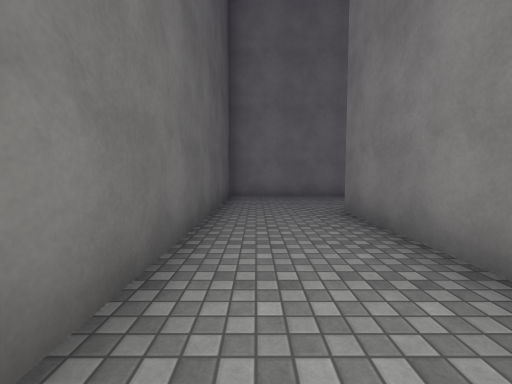
view 1 (above)

19 first-person views from a walk through a Unity game level. The camera is 1.3 m above the floor, tilts 4° down and sees 90° across. The floor is counted in squares, 2 m on a side. Each view is taken from the middle of a square. On the plan, view 1 faces up. The plan holds only what a view shows up to about 9 squares ahead; the rest is blank. The place goes on beyond the plan. The player is left out. Surface patterns are stand-ins for the level's own textures.

view 2
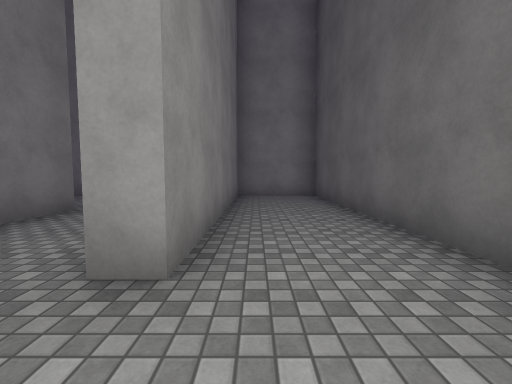

view 3
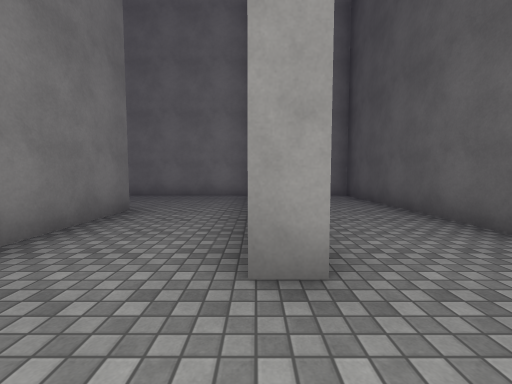

view 4
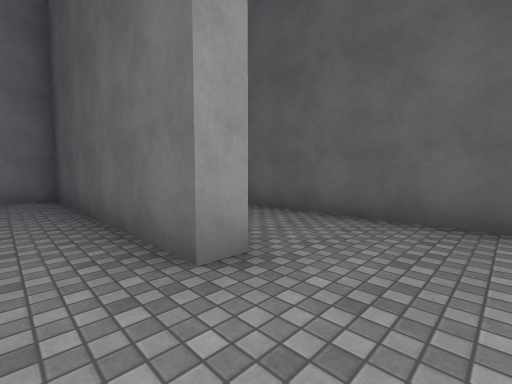

view 5
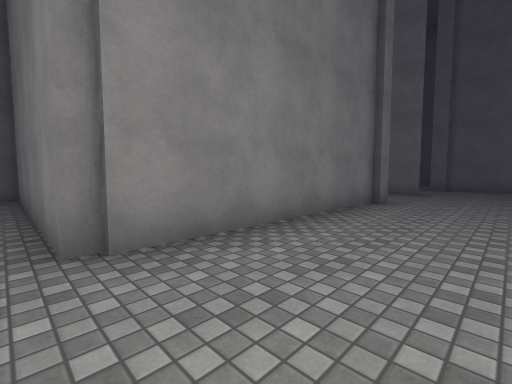

view 6
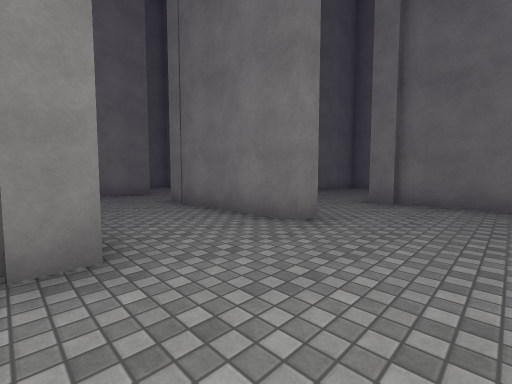

view 7
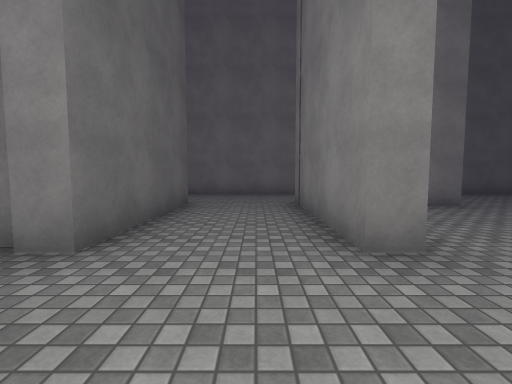

view 8
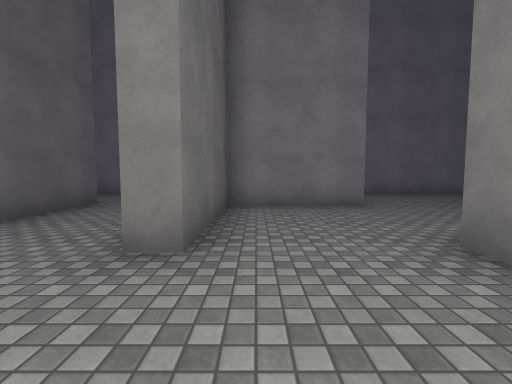

view 9
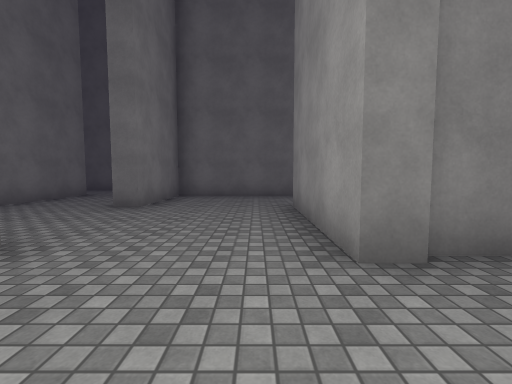

view 10
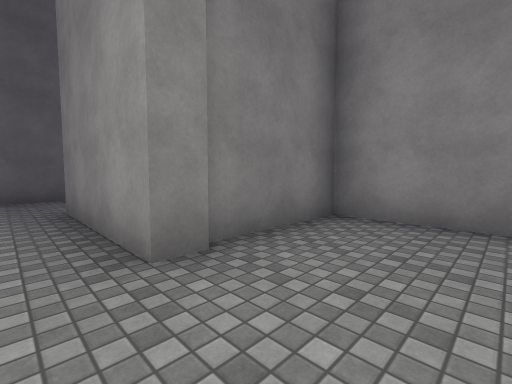

view 11
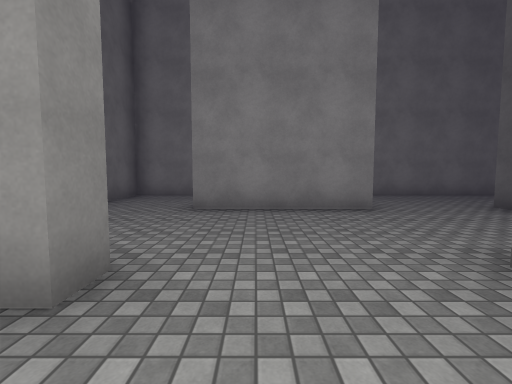

view 12
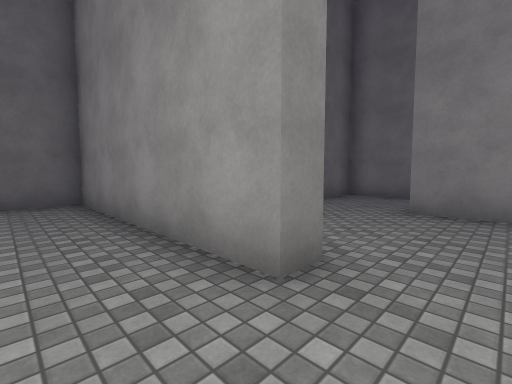

view 13
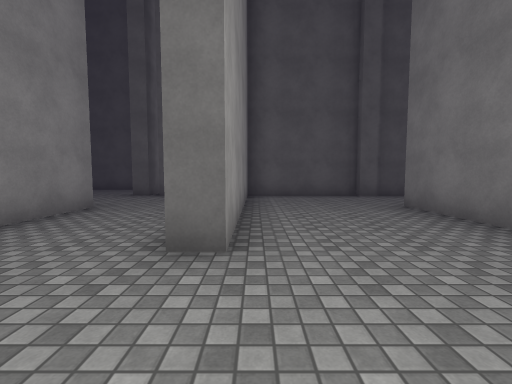

view 14
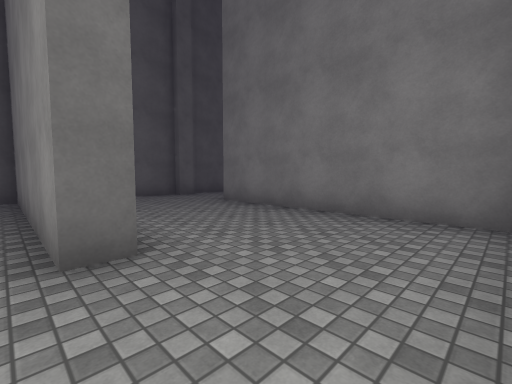

view 15
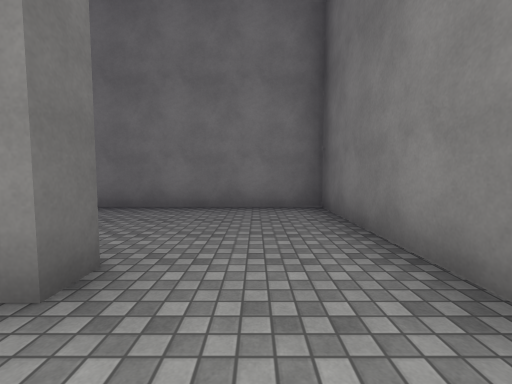

view 16
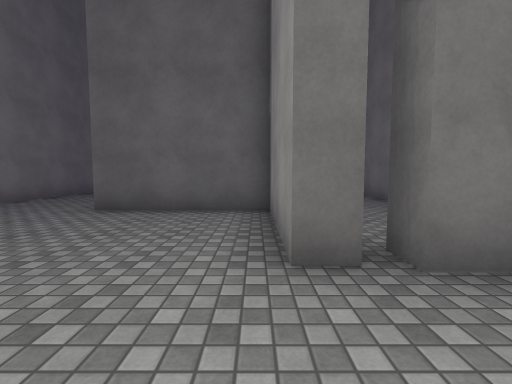

view 17
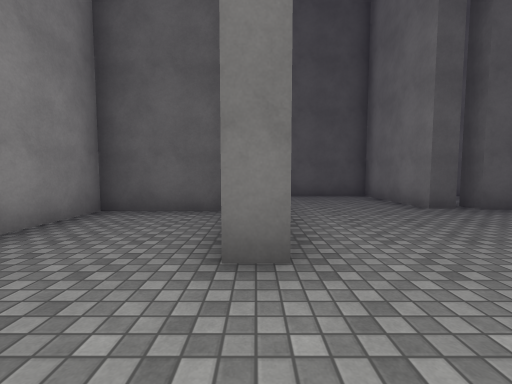

view 18
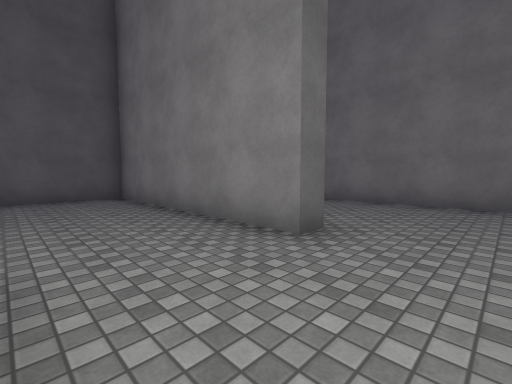

view 19
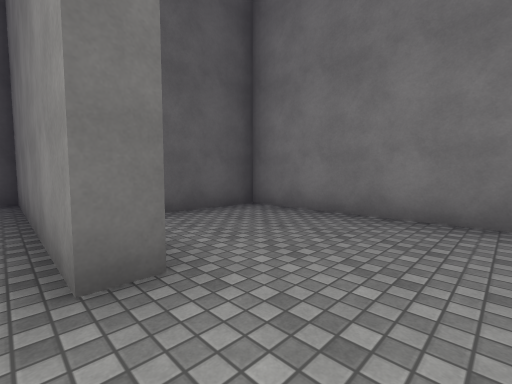

### Floor plan
Key: @ floor where view 1 was taken; # wall or solid block; . floor.
Columns run from 1 left of view 1 to 25 right of it. Each row starts with its distance up from view 1.
 12                  #..
 11             ######..######
 10             #....#.......##
  9             #....#........#
  8             #....#........#
  7 #######  ######..######...#
  6 #.....#  #.......#........#
  5 #.....#  #.......#........#
  4 #..#..#    #..####..#######
  3 #..#..#    #..#........#
  2 #..#..#    #..#........#
  1 #..#..######.....####..#
  0 #@.#.............#.....#
 -1 #..#.............#.....#
 -2 ########################

Where each view was taken, in squares from view 1:
view 1: 0 up, 0 right, facing up
view 2: 6 up, 1 right, facing down
view 3: 6 up, 2 right, facing down
view 4: 6 up, 3 right, facing down-left
view 5: 1 down, 4 right, facing up-right
view 6: 1 down, 10 right, facing up-right
view 7: 1 down, 12 right, facing up
view 8: 1 down, 14 right, facing up
view 9: 2 up, 14 right, facing right
view 10: 2 up, 14 right, facing down-right
view 11: 6 up, 18 right, facing down
view 12: 6 up, 18 right, facing down-right
view 13: 8 up, 24 right, facing left
view 14: 7 up, 24 right, facing up-left
view 15: 6 up, 23 right, facing up
view 16: 4 up, 18 right, facing left
view 17: 1 up, 21 right, facing left
view 18: 5 up, 15 right, facing up-left
view 19: 7 up, 15 right, facing up-left
